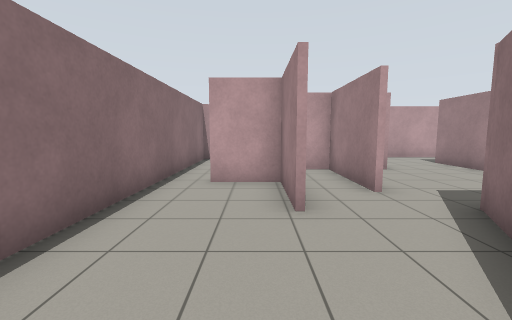
[1] (above)

24 first-person views from a walk through a world built for the Gazebo simulator. The camera is 1.2 m above the floor, tilts 6° down and sees 90° across. The floor is counted in squares, 1 m on a side. Each view is taken from the middle of a square. On the plan, view 1 faces up. The plan holds only what a view shows up to about 12 squares ahead; the rest is blank.

[2]
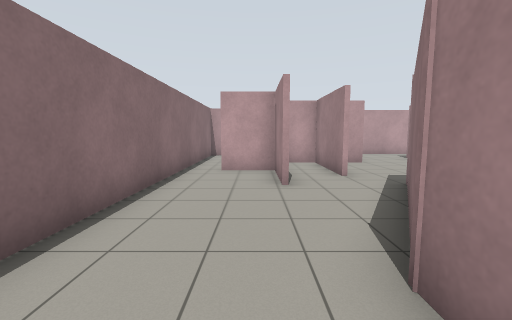

[3]
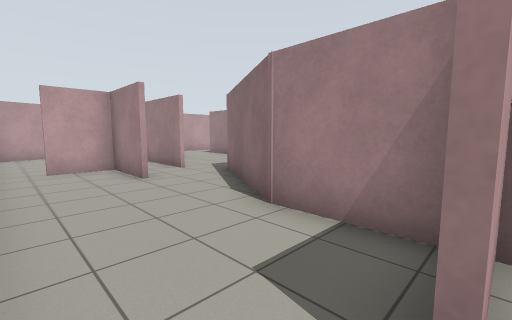

[4]
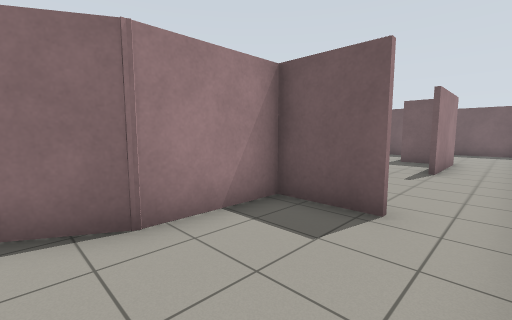

[5]
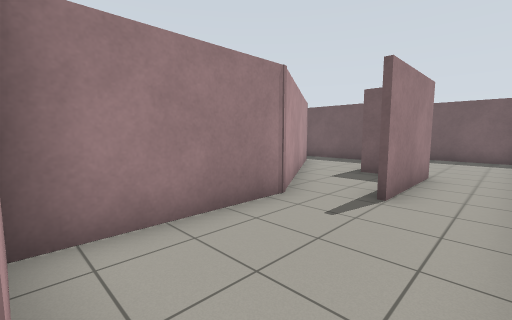

[6]
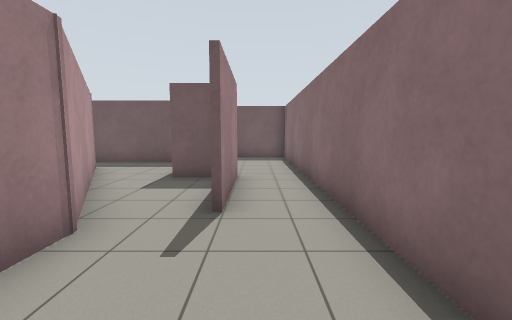

[7]
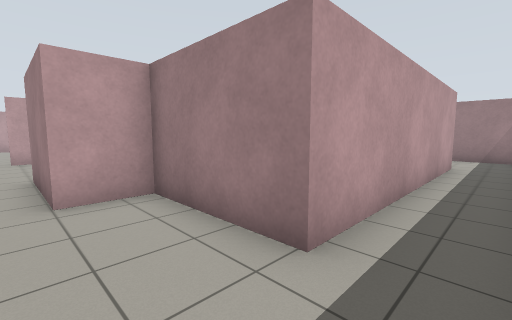

[8]
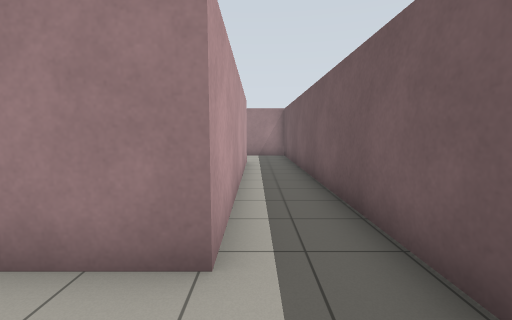

[9]
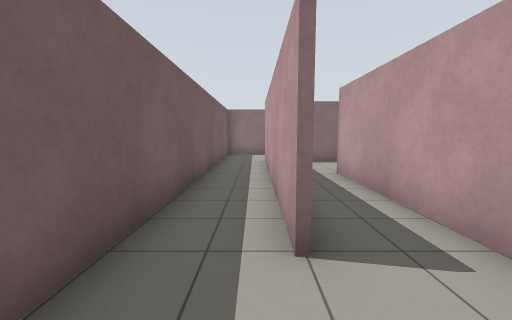

[10]
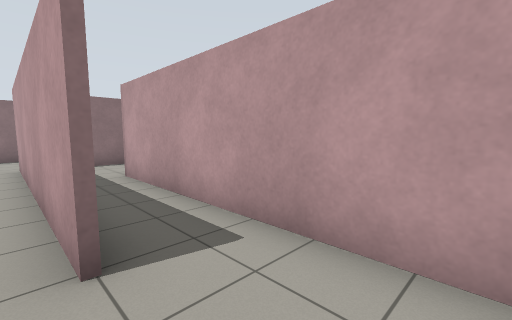

[11]
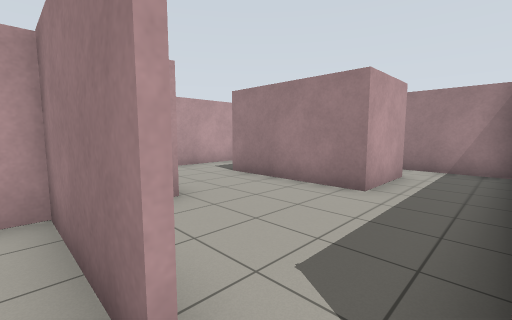

[12]
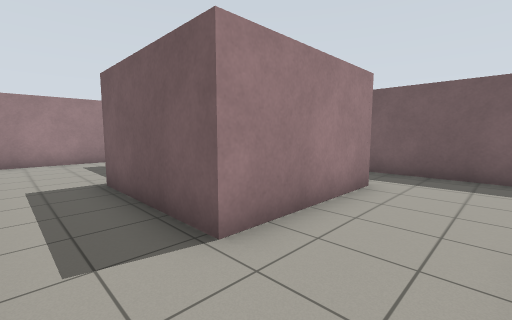

[13]
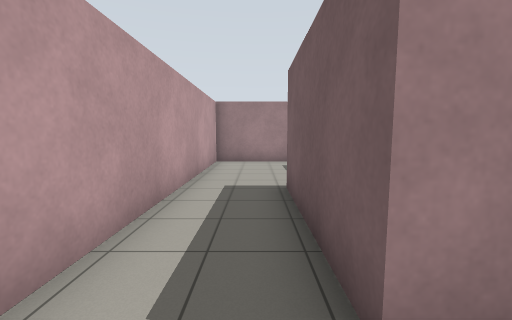

[14]
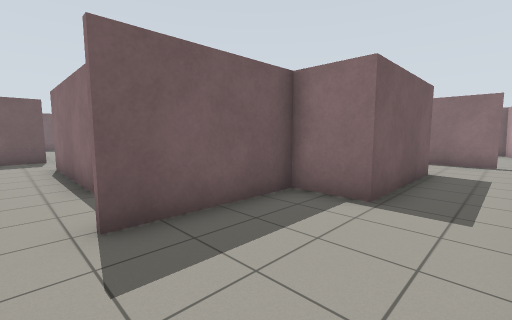

[15]
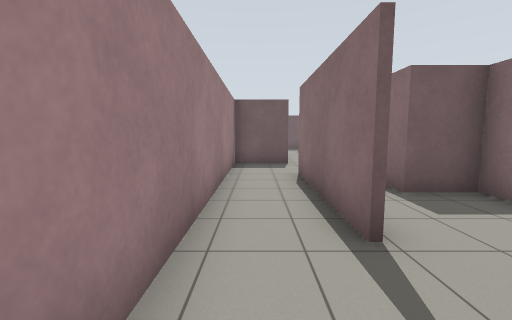

[16]
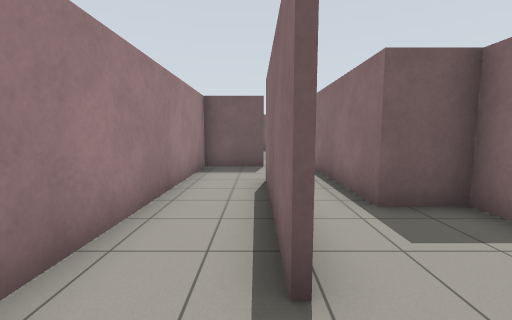

[17]
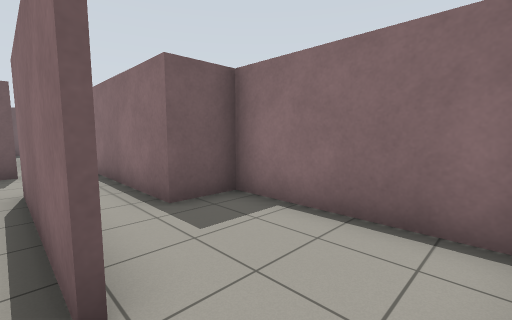

[18]
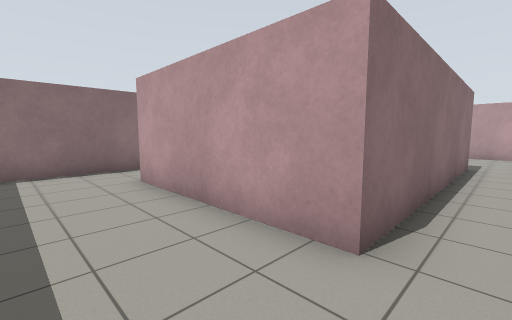

[19]
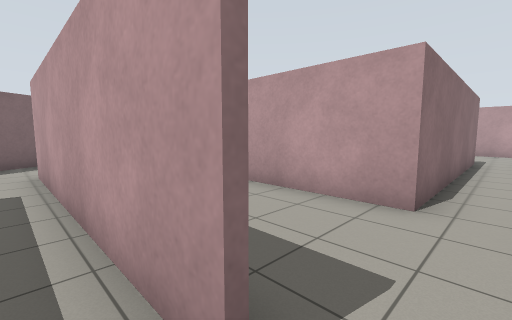

[20]
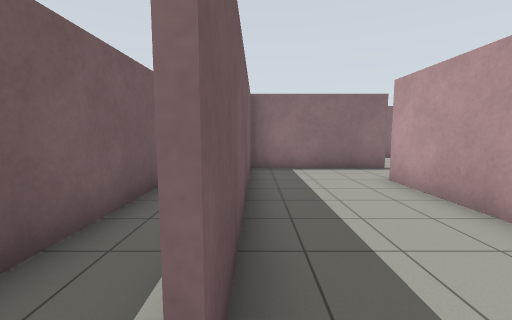

[21]
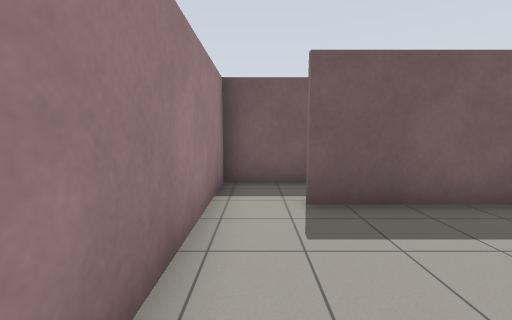

[22]
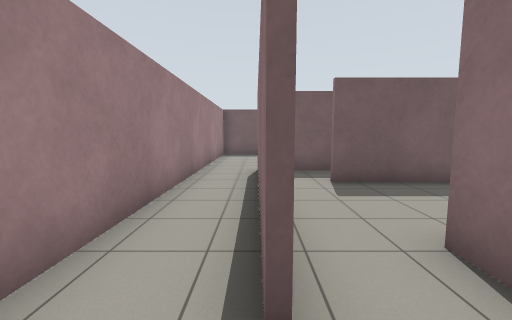

[23]
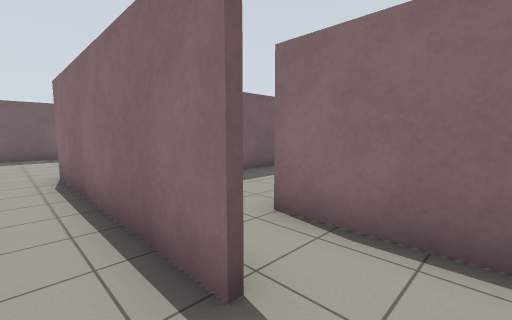

[24]
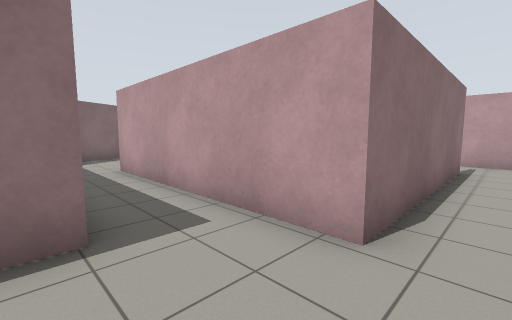

### Floor plan
Points are (right, up) in squares from view 1. A wall is a line through its corners. A room is listed if a view was taken in it or the views show most of it. See-through windows are left out.
Room 1 (views 1, 2, 3, 4, 5, 6, 7, 8, 9, 10)
walls: (1.2, -7) (1.2, -0.1) (2.3, 1.8); (-2.4, -5.2) (-2.4, -16.1); (1.2, -3) (-0.9, -3); (-0.9, -2.8) (1.2, -2.8); (3.4, -14.5) (5.6, -14.5); (-2.1, -16.6) (11, -16.5); (0.6, 3.8) (0.6, 6.2) (-1.1, 6.2); (9.6, -14.6) (1.2, -14.6) (1.2, -11) (-0.5, -11) (-0.5, -7.7); (-2.4, 5.4) (-2.4, 0.2); (12.1, -12.6) (4.4, -12.6); (12.7, -16.1) (12.7, -14.1)
ways out: opening at (1, 3) to room 2; opening at (3, -13) to room 10; opening at (-2, 6)
Room 2 (view 11)
walls: (2.4, 5.1) (2.4, 8.4) (1.2, 8.4); (2.3, 1.8) (3.6, 3.9)
ways out: opening at (1, 3) to room 1; gap at (3, 5) to room 3
Room 3 (views 12, 13, 14)
walls: (4.3, 11.8) (4.3, 9.8); (9.9, 6.2) (7.3, 6.2) (7.3, 10.3) (11.5, 10.3) (11.5, 8.6) (15.3, 8.6); (4.4, 8.4) (3.7, 8.4); (11.4, 3.9) (11.4, 6.5); (16.8, 9.5) (16.8, 12.7) (6.5, 12.7); (4.9, 3.9) (8.1, 3.9)
ways out: gap at (3, 5) to room 2; opening at (16, 9) to room 4; opening at (4, 12); opening at (10.5, 6)
Room 4 (views 15, 16, 17)
walls: (14.7, 6.4) (14.7, 1.5); (14.6, -1.2) (16.8, -1.2) (16.8, 9.5)
ways out: opening at (16, 9) to room 3; opening at (15, 0.5) to room 9; opening at (15, 7.5) to room 9
Room 5 (views 18, 20)
walls: (13, -4.6) (7.5, -4.6); (5.6, -8.2) (13.3, -8.2); (5.3, -3.5) (5.3, -8.2); (14.8, -8.5) (14.8, -4.6)
ways out: opening at (14, -8) to room 6; opening at (14, -4) to room 7; opening at (6.5, -4)
Room 6 (view 19)
walls: (8.4, -10.2) (14.8, -10.2) (14.8, -8.5); (2.7, -9.2) (3.5, -10.7); (13.3, -8.3) (5.1, -8.3)
ways out: opening at (14, -8) to room 5; opening at (8, -11) to room 8; opening at (4, -9)
Room 7 (view 21)
walls: (13, -0.6) (13, -4.6)
ways out: opening at (14, -4) to room 5; opening at (15, -2.5) to room 8; opening at (14, -1) to room 9
Room 8 (views 22, 23, 24)
walls: (13, -12.4) (13, -13.1); (16.8, -14) (16.8, -3.6); (14.1, -16.5) (16.1, -16.5); (14.9, -3.2) (14.9, -10.3) (7.1, -10.3); (16.1, -1.3) (14.6, -1.3)
ways out: opening at (8, -11) to room 6; opening at (15, -2.5) to room 7
Room 9 (no view inside)
walls: (14.1, 8.4) (12.5, 8.4); (11.5, 8.1) (11.5, 3.9) (13, 3.9) (13, -0.6)
ways out: opening at (15, 0.5) to room 4; opening at (15, 7.5) to room 4; opening at (14, -1) to room 7
Room 10 (no view inside)
walls: (1.3, -11.5) (1.3, -12.6); (0.1, -10.9) (1.4, -10.9); (4.4, -12.6) (1.2, -7); (2.4, -14.5) (3.4, -14.5)
ways out: opening at (3, -13) to room 1

Where each view was taken, in squares from view 1:
view 1: 0 up, 0 right, facing up
view 2: 2 down, 0 right, facing up
view 3: 3 down, 2 left, facing up-right
view 4: 1 up, 2 left, facing down-right
view 5: 3 down, 2 left, facing down-right
view 6: 4 down, 1 left, facing down
view 7: 16 down, 1 left, facing up-right
view 8: 15 down, 1 left, facing right
view 9: 15 down, 12 right, facing left
view 10: 15 down, 12 right, facing up-left
view 11: 4 up, 2 right, facing up-right
view 12: 12 up, 5 right, facing down-right
view 13: 11 up, 6 right, facing right
view 14: 12 up, 16 right, facing down-left
view 15: 9 up, 16 right, facing down
view 16: 8 up, 15 right, facing down
view 17: 8 up, 15 right, facing down-left
view 18: 7 down, 14 right, facing up-left
view 19: 9 down, 14 right, facing up-left
view 20: 8 down, 14 right, facing left
view 21: 4 down, 14 right, facing down
view 22: 2 down, 15 right, facing down
view 23: 2 down, 16 right, facing down-left
view 24: 13 down, 16 right, facing up-left
